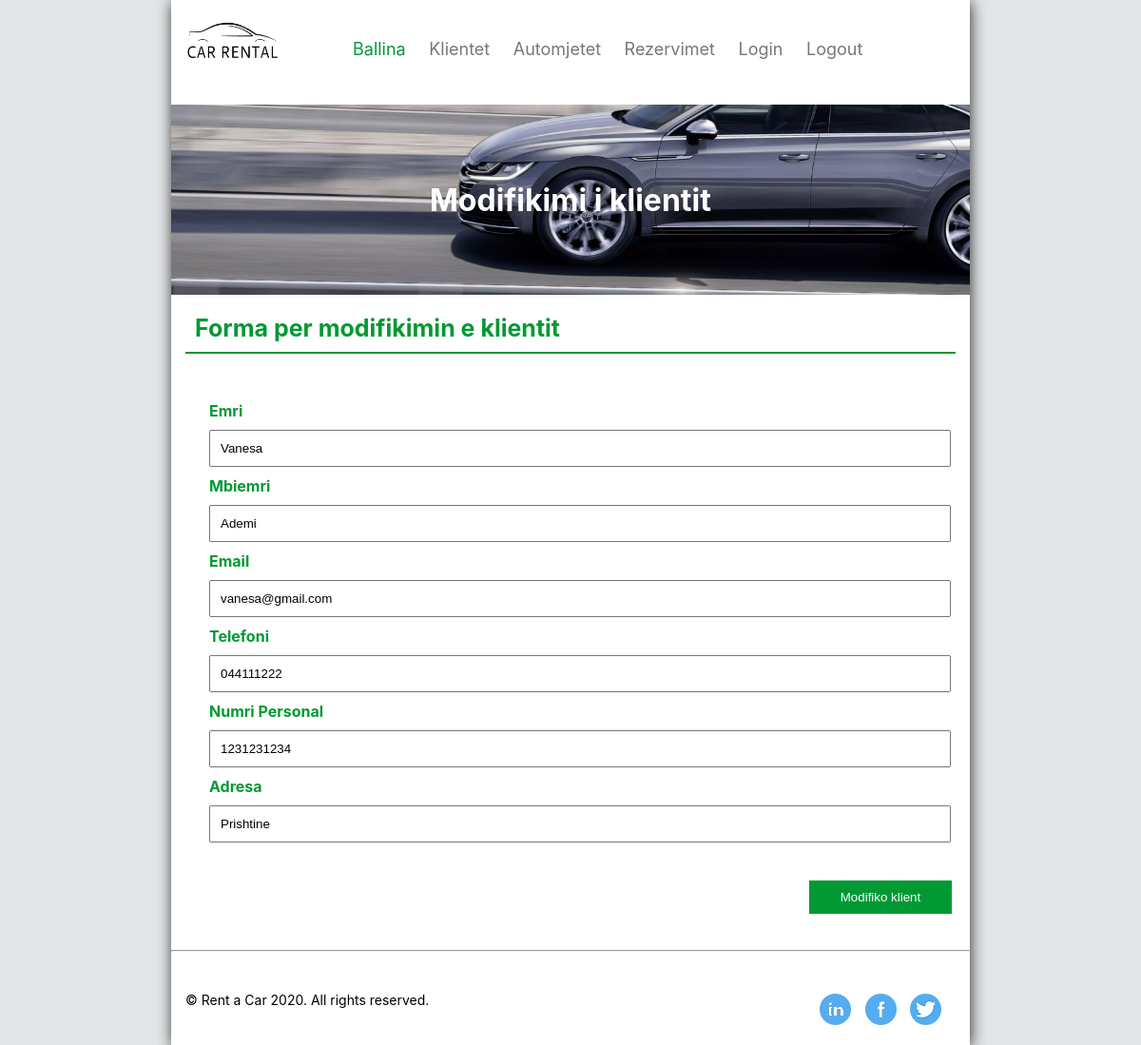
/shto_modifiko_klient.php?klientiid=8, run on the app's committed database.
### tables this page shows
CREATE TABLE `klientet` (
  `klientiid` int(11) NOT NULL,
  `emri` varchar(255) NOT NULL,
  `mbiemri` varchar(255) NOT NULL,
  `nr_personal` bigint(20) NOT NULL,
  `email` varchar(255) NOT NULL,
  `telefoni` varchar(255) NOT NULL,
  `adresa` varchar(255) DEFAULT NULL,
  `username` varchar(255) DEFAULT NULL,
  `password` varchar(255) DEFAULT NULL,
  `roli` bit(3) NOT NULL
);

### includes/sqlFunctions.php (called while the page is built, shortened)
<?php
    function connection()
    {
        $dbconn = mysqli_connect('localhost', 'root', '', 'rentacardb');
        return $dbconn;
    }
    function merrKlientiId($id)
    {
        $dbconn = connection();
        $sql = "SELECT * FROM klientet Where klientiid = ".$id;
        $result = mysqli_query($dbconn, $sql);
        return $result;
    }
?>

### shto_modifiko_klient.php (the view, shortened to what this page needs)
<?php include_once 'includes/sqlFunctions.php';?>
<!DOCTYPE html>
<html>
<head>
    <link rel="stylesheet" href="css/style.css">
    <link rel="stylesheet" type="text/css" href="https://cdn.datatables.net/v/dt/dt-1.10.21/datatables.min.css" />
</head>
 <?php
    if (isset($_GET['klientiid'])){
        $klienti = mysqli_fetch_assoc(merrKlientiId($_GET['klientiid']));
    }
 ?>
<body>
    <div class="container">
        <div id="header">
            <div id="logo">
                <img src="images/logo.png" alt="Logo" width="100" height="50">
            </div>
            <div id="menu">
                <ul>
                    <li><a href="index.php" class="active">Ballina</a></li>
                    <li><a href="klientet.php">Klientet</a></li>
                    <li><a href="automjetet.php">Automjetet</a></li>
                    <li><a href="rezervimet.php">Rezervimet</a></li>
                    <li><a href="login.php">Login</a></li>
                    <li><a href="logout.php">Logout</a></li>
                </ul>
            </div>
        </div>
        <div id="main">
            <div id="slide-bar">
                <div class="image">
                    <?php
                    if(isset($_GET['klientiid'])) {
                        echo '<h1>Modifikimi i klientit</h1>';
                        } else {
                          echo '<h1>Shtimi i klientit</h1>';
                        }
                    ?>
                </div>
            </div>
            <?php
                    if(isset($_GET['klientiid'])) {
                        echo '<h1 id="hi">Forma per modifikimin e klientit</h1>';
                        } else {
                          echo '<h1 id="hi">Forma per shtimin e klientit</h1>';
                        }
                    ?>
            <form method="post" id="shtoForma">
                <label for="emri">Emri</label>
                <input type="text" name="emri" value="<?php if (isset($_GET['klientiid'])) : echo $klienti['emri']; endif ?>">
                <label for="mbiemri">Mbiemri</label>
                <input type="text" name="mbiemri" value="<?php if (isset($_GET['klientiid'])) : echo $klienti['mbiemri']; endif ?>">
                <label for="email">Email</label>
                <input type="text" name="email" value="<?php if (isset($_GET['klientiid'])) : echo $klienti['email']; endif ?>">
                <label for="telefoni">Telefoni</label>
                <input type="text" name="telefoni" value="<?php if (isset($_GET['klientiid'])) : echo $klienti['telefoni']; endif ?>">
                <label for="nr_personal">Numri Personal</label>
                <input type="text" name="nr_personal" value="<?php if (isset($_GET['klientiid'])) : echo $klienti['nr_personal']; endif ?>">
                <label for="adresa">Adresa</label>
                <input type="text" name="adresa" value="<?php if (isset($_GET['klientiid'])) : echo $klienti['adresa']; endif ?>">
                <?php
                    if(isset($_GET['klientiid'])) {
                        echo '<input type="submit" name="modifikoKlient" value="Modifiko klient">';
                        } else {
                          echo '<input type="submit" name="shtoKlient" value="Shto klient">';
                        }
                    ?>
            </form>
        </div>
        <hr>
        <?php include_once 'includes/footer.php'?>
</body>
</html>

### css/style.css (style rules this page uses)
body { margin: 0px; padding: 0px; background-color: #e3e6e8; font-family: -apple-system, BlinkMacSystemFont, "Segoe UI", Roboto, "Helvetica Neue", Arial, sans-serif; }
.container { width: 70%; margin: 0px auto; background-color: white; box-shadow: 1px 2px 15px #333; }
.container #header #menu ul li a.active { color: #009933; }
.container #header #logo { float: left; width: 15%; padding: 20px 0px 15px 15px; }
.container #header #menu { float: left; padding-top: 25px; }
.container #header #menu ul li { display: inline; font-size: 18px; padding: 10px; }
.container #header #menu ul li a { text-decoration: none; color: #777; }
.image { background-image: url(../images/car5.png); background-position: bottom left; width: 100%; height: 200px; }
.image h1 { color: #fff; text-align: center; position: relative; top: 50%; transform: translateY(-50%); }

### shto_modifiko_klient.php (style rules this page uses)
#shtoForma { width: 90%; margin: 50px 40px; }
#hi { color: #009933; padding: 20px 0px 10px 10px; margin: 0px 15px; font-size: 25px; border-bottom: 2px solid #009933; }
label, input { width: 100%; padding: 10px; }
label { color: #009933; font-weight: bold; margin-left: -10px; }
input { outline: none; margin: 10px 0px; }
input[type='submit'] { width: 150px; float: right; margin: 30px 0px; margin-right: -25px; color: #fff; background-color: #009933; border: none; }

### data on the page
klientet: emri "Vanesa", mbiemri "Ademi", email "vanesa@gmail.com", telefoni "044111222", nr_personal "1231231234", adresa "Prishtine"
